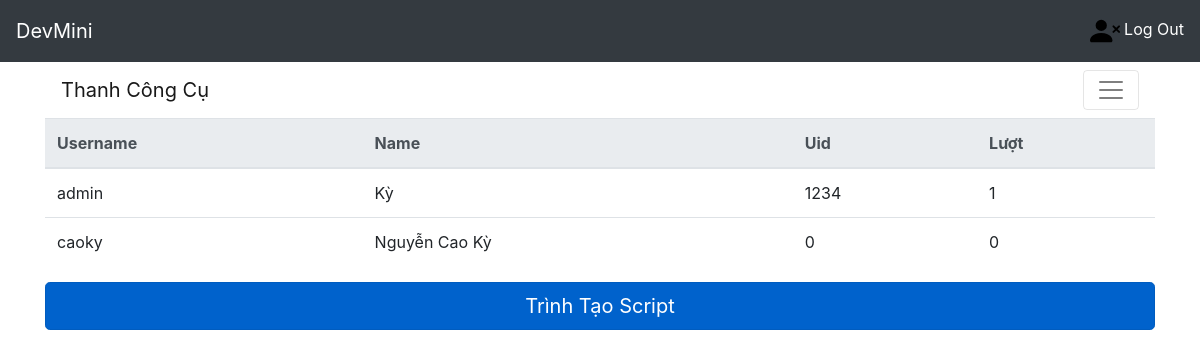
The app's page / (signed in), older data.
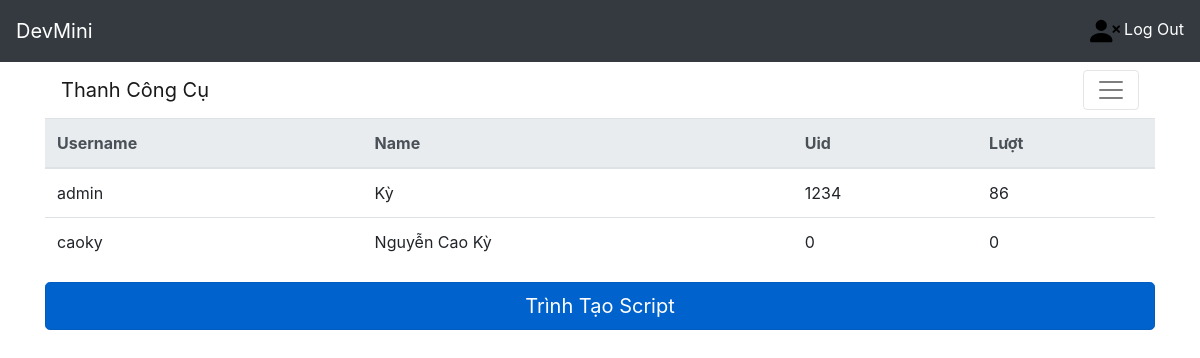
The same page, newer data.
### home/models.py (models this page shows)
class MyUser(AbstractUser):
    luot=models.IntegerField(default=0)
    name=models.CharField(max_length=100,default="")
    uid=models.IntegerField(default=0)
    isAdmin = models.BooleanField(default=False)

### home/views.py (the view)
# urls.py: path('', views.index),
def index(request):
   User = {'MyUser': MyUser.objects.all()}
   return render(request, 'pages/home.html', User)

### home/templates/pages/home.html (shortened to what this page needs)
{% extends "pages/base.html" %}
{% block menu %}
<nav class="navbar navbar-light">
  <a class="navbar-brand" href="#">Thanh Công Cụ</a>
  <button class="navbar-toggler" type="button" data-toggle="collapse" data-target="#navbarNavAltMarkup" aria-controls="navbarNavAltMarkup" aria-expanded="false" aria-label="Toggle navigation">
    <span class="navbar-toggler-icon"></span>
  </button>
</nav>
<table class="table">
  <thead class="thead-light">
    <tr>
      <th scope="col">Username</th>
      <th scope="col">Name</th>
      <th scope="col">Uid</th>
      <th scope="col">Lượt</th>
    </tr>
  </thead>
  <tbody>
  {% for name in MyUser %}
    <tr>
      <td>{{name.username}}</td>
      <td>{{name.name}}</td>
      <td>{{name.uid}}</td>
      <td>{{name.luot}}</td>
    </tr>
    {% endfor %}
  </tbody>
</table>
{% if user.luot > 0 %}
<a href="{% url 'script' %}" class="btn btn-primary btn-lg active btn-lg btn-block" role="button" aria-pressed="true">Trình Tạo Script</a>
{% endif %}
{% endblock %}

### home/templates/pages/base.html (shortened to what this page needs)
<!DOCTYPE html>
<html lang="en">
<head>
   {% load static %}
   <link rel="stylesheet" href="{% static 'css/bootstrap.min.css' %}" type="text/css">
</head>
<body>
<nav class="navbar navbar-dark bg-dark">
   <a class="navbar-brand" href="/">DevMini</a>
   <ul class="navbar-nav">
{% if user.username %}
      <li class="nav-item active" width="12px">
         <a class="nav-link" href="{% url "logout" %}"><img src="{% static "icon/person-x-fill.svg" %}" width="30px" /> Log Out</a>
      </li>
{% endif %}
   </ul>
</nav>
<div class="container">
{% if user.username %}
   {% block menu %}
   {% endblock %}
{% else %}
   {% block login %}
   {% endblock %}
{% endif %}
</div>
</body>
</html>

Row changes from the older to the newer data that the page shows:
changed MyUser "admin": luot "1" → "86"
